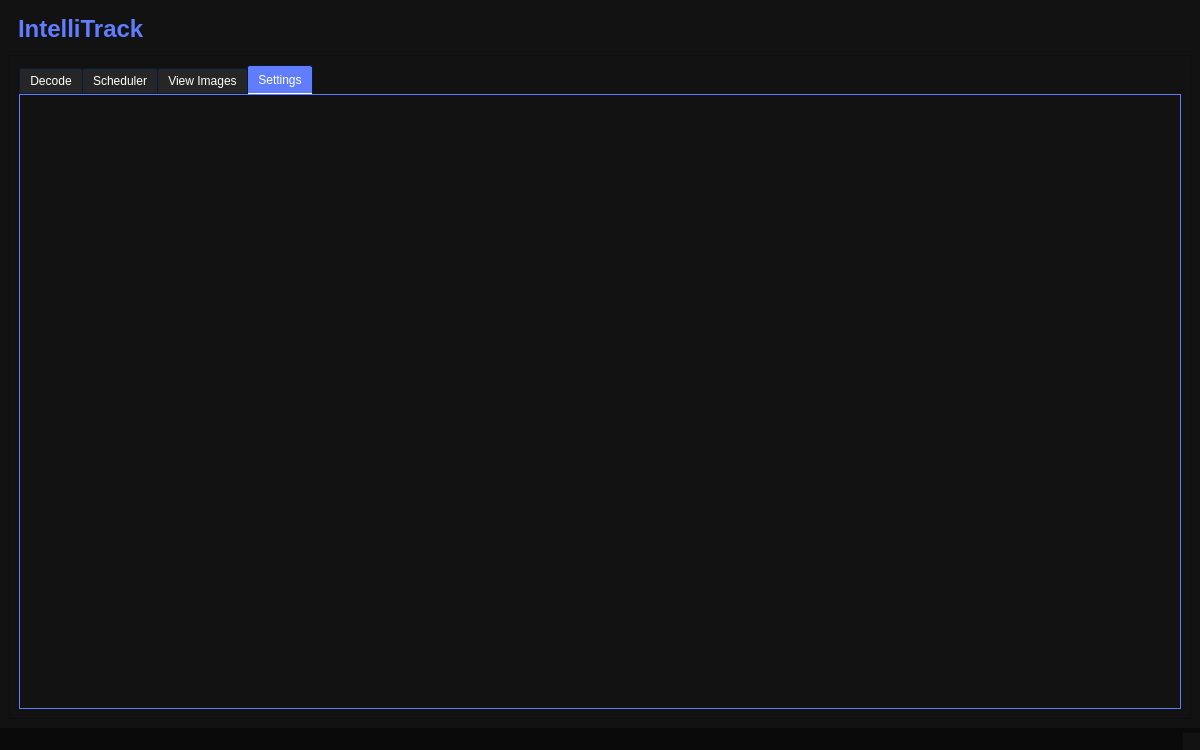
<?xml version="1.0" encoding="UTF-8"?>
<ui version="4.0">
 <class>MainWindow</class>
 <widget class="QMainWindow" name="MainWindow">
  <property name="geometry">
   <rect>
    <x>0</x>
    <y>0</y>
    <width>1200</width>
    <height>750</height>
   </rect>
  </property>
  <property name="minimumSize">
   <size>
    <width>1200</width>
    <height>750</height>
   </size>
  </property>
  <property name="windowTitle">
   <string>MainWindow</string>
  </property>
  <property name="styleSheet">
   <string notr="true">QWidget
{
	background-color: #121212;
	color: #ffffff;
	border-color: #051a39;

}

QWidget#internet_widget 
{
	background-color: #00ff00;
}

/*-----QLabel-----*/
QLabel
{
	background-color: transparent;
	color: #ffffff;

}

QLabel#application_title {
    font-size: 24px; /* Set the font size to 24 pixels */
    font-weight: bold; /* Make the font bold */
    color: #607cff; /* Set the text color to a dark shade of gray */
    padding: 3px; /* Add some padding around the text */
    background-color: #121212; /* Set the background color to white */
}
QLabel#internet_text{
	font-size: 12px;
	font-weight: bold;
	color: #000000;
}

QLabel::disabled
{
	background-color: transparent;
	color: #656565;

}


/*-----QMenuBar-----*/
QMenuBar
{
	background-color: #0a0a0a;
	color: #ffffff;
	border-color: #051a39;

}


QMenuBar::disabled
{
	background-color: #404040;
	color: #656565;
	border-color: #051a39;

}


QMenuBar::item
{
    background-color: transparent;

}


QMenuBar::item:selected
{
    background-color: #607cff;
    border: 1px solid #41cd52;

}


QMenuBar::item:pressed
{
    background-color: #4969ff;
    border: 1px solid #000;
    margin-bottom: -1px;
    padding-bottom: 1px;

}


/*-----QMenu-----*/
QMenu
{
    background-color: #121212;
    border: 1px solid;
    color: #ffffff;

}


QMenu::separator
{
    height: 1px;
    background-color: #6d8eff;
    color: #ffffff;
    padding-left: 4px;
    margin-left: 10px;
    margin-right: 5px;

}


QMenu::item
{
    min-width : 150px;
    padding: 3px 20px 3px 20px;

}


QMenu::item:selected
{
    background-color: #4969ff;
    color: #ffffff;

}


QMenu::item:disabled
{
    color: #262626;
}


/*-----QToolTip-----*/
QToolTip
{
	border : 1px solid #000000;
	background-color: #26264f;
	color: #ffffff;
	border-color: #051a39;

}


/*-----QPushButton-----*/
QPushButton
{
	background-color: #607cff;
	color: #ffffff;
	border-style: solid;
	border-width: 1px;
	border-radius: 3px;
	border-color: #051a39;
	padding: 5px;

}


QPushButton::disabled
{
	background-color: #404040;
	color: #656565;
	border-color: #051a39;

}


QPushButton::hover
{
	background-color: #8399ff;
	color: #ffffff;
	border-style: solid;
	border-width: 1px;
	border-radius: 3px;
	border-color: #051a39;
	padding: 5px;

}


QPushButton::pressed
{
	background-color: #4969ff;
	color: #ffffff;
	border-style: solid;
	border-width: 1px;
	border-radius: 3px;
	border-color: #051a39;
	padding: 5px;

}


/*-----QToolButton-----*/
QToolButton
{
	background-color: #607cff;
	color: #ffffff;
	border-width: 1px;
	border-radius: 3px;
	border-color: #051a39;
	padding: 3px;

}


QToolButton::disabled
{
	background-color: #404040;
	color: #656565;
	border-color: #051a39;

}


QToolButton::hover
{
	background-color: #8399ff;
	color: #ffffff;
	border-width: 1px;
	border-radius: 3px;
	border-color: #051a39;
	padding: 3px;

}


QToolButton::pressed
{
	background-color: #4969ff;
	color: #ffffff;
	border-width: 1px;
	border-radius: 3px;
	border-color: #051a39;
	padding: 3px;

}


/*-----QComboBox-----*/
QComboBox
{
    background-color: #607cff;
    border: 1px solid;
    border-radius: 3px;
    padding-left: 6px;
    color: #ffffff;
    height: 20px;

}


QComboBox::disabled
{
	background-color: #404040;
	color: #656565;
	border-color: #051a39;

}


QComboBox:hover
{
    background-color: #8399ff;

}


QComboBox:on
{
    background-color: #4969ff;

}


QComboBox QAbstractItemView
{
    background-color: #383838;
    color: #ffffff;
    border: 1px solid black;
    selection-background-color: #4969ff;
    selection-color: #ffffff;
    outline: 0;

}


QComboBox::drop-down
{
    subcontrol-origin: padding;
    subcontrol-position: top right;
    width: 15px;
    border-left-width: 0px;
    border-left-color: darkgray;
    border-left-style: solid; 
    border-top-right-radius: 3px; 
    border-bottom-right-radius: 3px;

}


QComboBox::down-arrow
{
    image: url(://arrow-down.png);
    width: 8px;
    height: 8px;
}


/*-----QSpinBox &amp; QDoubleSpinBox &amp; QDateTimeEdit-----*/
QSpinBox, 
QDoubleSpinBox,
QDateTimeEdit
{
	background-color: #525251;
	color: #ffffff;
	border: 1px solid #051a39;
	border-radius: 3px;
	padding : 2px;

}


QSpinBox::disabled, 
QDoubleSpinBox::disabled,
QDateTimeEdit::disabled
{
	background-color: #404040;
	color: #656565;
	border-color: #051a39;

}


QSpinBox:hover, 
QDoubleSpinBox::hover,
QDateTimeEdit::hover
{
    background-color: #626262;
    border: 1px solid #607cff;
    color:  #fff;
    padding: 2px

}


QSpinBox::up-button, QSpinBox::down-button,
QDoubleSpinBox::up-button, QDoubleSpinBox::down-button,
QDateTimeEdit::up-button, QDateTimeEdit::down-button
{
    background-color: #607cff;
	border-radius: 2px;

}


QSpinBox::disabled, 
QDoubleSpinBox::disabled,
QDateTimeEdit::disabled
{
	background-color: #404040;
	color: #656565;
	border-color: #051a39;

}


QSpinBox::up-button:hover, QSpinBox::down-button:hover,
QDoubleSpinBox::up-button:hover, QDoubleSpinBox::down-button:hover,
QDateTimeEdit::up-button:hover, QDateTimeEdit::down-button:hover
{
    background-color: #8399ff;
    border: 1px solid #8399ff;

}


QSpinBox::up-button:disabled, QSpinBox::down-button:disabled,
QDoubleSpinBox::up-button:disabled, QDoubleSpinBox::down-button:disabled,
QDateTimeEdit::up-button:disabled, QDateTimeEdit::down-button:disabled
{
	background-color: #404040;
	color: #656565;
	border-color: #051a39;

}


QSpinBox::up-button:pressed, QSpinBox::down-button:pressed,
QDoubleSpinBox::up-button:pressed, QDoubleSpinBox::down-button::pressed,
QDateTimeEdit::up-button:pressed, QDateTimeEdit::down-button::pressed
{
    background-color: #4969ff;
    border: 1px solid #4969ff;

}


QSpinBox::down-arrow,
QDoubleSpinBox::down-arrow,
QDateTimeEdit::down-arrow
{
    image: url(://arrow-down.png);
    width: 7px;

}


QSpinBox::up-arrow,
QDoubleSpinBox::up-arrow,
QDateTimeEdit::up-arrow
{
    image: url(://arrow-up.png);
    width: 7px;

}


/*-----QLineEdit-----*/
QLineEdit
{
	background-color: #525251;
	color: #ffffff;
	border-width: 1px;
	border-radius: 3px;
	border-color: #051a39;
	padding: 2px;

}


QLineEdit::disabled
{
	background-color: #404040;
	color: #656565;
	border-width: 1px;
	border-radius: 3px;
	border-color: #051a39;
	padding: 2px;

}


/*-----QTextEdit-----*/
QTextEdit
{
	background-color: #ffffff;
	color: #010201;
	border-color: #051a39;

}


QTextEdit::disabled
{
	background-color: #404040;
	color: #656565;
	border-color: #051a39;

}


/*-----QGroupBox-----*/
QGroupBox 
{
    border: 1px solid;
    border-color: #607cff;
    margin-top: 22px;

}


QGroupBox::title  
{
    background-color: #607cff;
    color: #ffffff;
    subcontrol-origin: margin;
    subcontrol-position: top left;
    padding: 5px;
	border-top-left-radius: 3px;
	border-top-right-radius: 3px;

}


QGroupBox::title::disabled
{
	background-color: #404040;
	color: #656565;
    subcontrol-origin: margin;
    subcontrol-position: top left;
    padding: 5px;
	border-top-left-radius: 3px;
	border-top-right-radius: 3px;

}


/*-----QCheckBox-----*/
QCheckBox::indicator
{
    color: #b1b1b1;
    background-color: #323232;
    border: 1px solid #b1b1b1;
    width: 12px;
    height: 12px;

}


QCheckBox::indicator:checked
{
    image:url(://checkbox.png);
    border: 1px solid #607cff;

}


QCheckBox::indicator:unchecked:hover
{
    border: 1px solid #607cff;

}


QCheckBox::disabled
{
	color: #656565;

}


QCheckBox::indicator:disabled
{
	background-color: #656565;
	color: #656565;
    border: 1px solid #656565;

}


/*-----QRadioButton-----*/
QRadioButton::indicator::unchecked
{ 
	border: 2px inset gray; 
	border-radius: 5px; 
	background-color:  #fff;
	width: 9px; 
	height: 9px; 

}


QRadioButton::indicator::unchecked:hover
{ 
	border: 2px solid #607cff; 
	border-radius: 5px; 
	background-color:  #fff;
	width: 9px; 
	height: 9px; 

}


QRadioButton::indicator::checked
{ 
	border: 2px inset darkgray; 
	border-radius: 5px; 
	background-color: #4969ff; 
	width: 9px; 
	height: 9px; 

}


QRadioButton::disabled
{
	color: #656565;

}


QRadioButton::indicator:disabled
{
	background-color: #656565;
	color: #656565;
    border: 2px solid #656565;

}


/*-----QTableView &amp; QTableWidget-----*/
QTableView
{
    background-color: #242526;
    border: 1px solid #32414B;
    color: #f0f0f0;
    gridline-color: #8faaff;
    outline : 0;

}


QTableView::disabled
{
    background-color: #242526;
    border: 1px solid #32414B;
    color: #656565;
    gridline-color: #656565;
    outline : 0;

}


QTableView::item:hover 
{
    background-color: #26264f;
    color: #f0f0f0;

}


QTableView::item:selected 
{
    background-color: #1a1b1c;
    border: 2px solid #4969ff;
    color: #F0F0F0;

}


QTableView::item:selected:disabled
{
    background-color: #1a1b1c;
    border: 2px solid #525251;
    color: #656565;

}


QTableCornerButton::section
{
    background-color: #505050;
    color: #fff;

}


QHeaderView::section
{
    background-color: #525251;
    color: #fff;
    text-align: left;
	padding: 4px;
	
}


QHeaderView::section:disabled
{
    background-color: #525251;
    color: #656565;

}


QHeaderView::section:checked
{
    color: #fff;
    background-color: #4969ff;

}


QHeaderView::section:checked:disabled
{
    color: #656565;
    background-color: #525251;

}


QHeaderView::section::vertical::first,
QHeaderView::section::vertical::only-one
{
    border-top: 1px solid #353635;

}


QHeaderView::section::vertical
{
    border-top: 1px solid #353635;

}


QHeaderView::section::horizontal::first,
QHeaderView::section::horizontal::only-one
{
    border-left: 1px solid #353635;

}


QHeaderView::section::horizontal
{
    border-left: 1px solid #353635;

}


/*-----QTabWidget-----*/
QTabBar::tab
{
	background-color: #262626;
	color: #ffffff;
	border-style: solid;
	border-width: 1px;
	border-top-left-radius: 3px;
	border-top-right-radius: 3px;
	border-color: #051a39;
	padding: 5px;

}


QTabBar::tab:disabled
{
	background-color: #656565;
	color: #656565;

}


QTabWidget::pane 
{
	background-color: #262626;
	color: #ffffff;
    border: 1px solid;
    border-color: #607cff;

}


QTabBar::tab:selected
{
    background-color: #607cff;
	color: #ffffff;
	border-style: solid;
	border-width: 1px;
	border-top-left-radius: 3px;
	border-top-right-radius: 3px;
	border-color: #051a39;
	padding: 5px;

}


QTabBar::tab:selected:disabled
{
	background-color: #404040;
	color: #656565;

}


QTabBar::tab:!selected 
{
    background-color: #262626;

}


QTabBar::tab:!selected:hover 
{
    background-color: #8399ff;

}


QTabBar::tab:top:!selected 
{
    margin-top: 3px;

}


QTabBar::tab:bottom:!selected 
{
    margin-bottom: 3px;

}


QTabBar::tab:top, QTabBar::tab:bottom 
{
    min-width: 8ex;
    margin-right: -1px;
    padding: 5px 10px 5px 10px;

}


QTabBar::tab:top:selected 
{
    border-bottom-color: none;

}


QTabBar::tab:bottom:selected 
{
    border-top-color: none;

}


QTabBar::tab:top:last, QTabBar::tab:bottom:last,
QTabBar::tab:top:only-one, QTabBar::tab:bottom:only-one 
{
    margin-right: 0;

}


QTabBar::tab:left:!selected 
{
    margin-right: 3px;

}


QTabBar::tab:right:!selected
{
    margin-left: 3px;

}


QTabBar::tab:left, QTabBar::tab:right 
{
    min-height: 8ex;
    margin-bottom: -1px;
    padding: 10px 5px 10px 5px;

}


QTabBar::tab:left:selected 
{
    border-left-color: none;

}


QTabBar::tab:right:selected 
{
    border-right-color: none;

}


QTabBar::tab:left:last, QTabBar::tab:right:last,
QTabBar::tab:left:only-one, QTabBar::tab:right:only-one 
{
    margin-bottom: 0;

}


/*-----QSlider-----*/
QSlider::groove:horizontal 
{
	background-color: transparent;
	height: 5px;

}


QSlider::sub-page:horizontal 
{
	background-color: #607cff;

}


QSlider::add-page:horizontal 
{
	background-color: #666765;

}


QSlider::handle:horizontal 
{
	background-color: #607cff;
	width: 14px;
	margin-top: -6px;
	margin-bottom: -6px;
	border-radius: 3px;

}


QSlider::handle:horizontal:hover 
{
	background-color: #607cff;
	border-radius: 3px;

}


QSlider::sub-page:horizontal:disabled 
{
	background-color: #bbb;
	border-color: #999;

}


QSlider::add-page:horizontal:disabled 
{
	background-color: #eee;
	border-color: #999;

}


QSlider::handle:horizontal:disabled 
{
	background-color: #eee;
	border: 1px solid #aaa;
	border-radius: 3px;

}


QSlider::groove:vertical 
{
	background-color: transparent;
	width: 5px;

}


QSlider::sub-page:vertical 
{
	background-color: #607cff;

}


QSlider::add-page:vertical 
{
	background-color: #666765;

}


QSlider::handle:vertical 
{
	background-color: #607cff;
	height: 14px;
	margin-left: -6px;
	margin-right: -6px;
	border-radius: 3px;

}


QSlider::handle:vertical:hover 
{
	background-color: #607cff;
	border-radius: 3px;

}


QSlider::sub-page:vertical:disabled 
{
	background-color: #bbb;
	border-color: #999;

}


QSlider::add-page:vertical:disabled 
{
	background-color: #eee;
	border-color: #999;

}


QSlider::handle:vertical:disabled 
{
	background-color: #eee;
	border: 1px solid #aaa;
	border-radius: 3px;

}


/*-----QDial-----*/
QDial
{
	background-color: #607cff;

}


QDial::disabled
{
	background-color: #404040;

}


/*-----QScrollBar-----*/
QScrollBar:horizontal
{
    border: 1px solid #222222;
    background-color: #3d3d3d;
    height: 13px;
    margin: 0px 16px 0 16px;

}


QScrollBar::handle:horizontal
{
    background: #607cff;
    min-height: 20px;

}


QScrollBar::add-line:horizontal
{
    border: 1px solid #1b1b19;
    background-color: #607cff;
    width: 14px;
    subcontrol-position: right;
    subcontrol-origin: margin;

}


QScrollBar::sub-line:horizontal
{
    border: 1px solid #1b1b19;
    background-color: #607cff;
    width: 14px;
    subcontrol-position: left;
    subcontrol-origin: margin;

}


QScrollBar::right-arrow:horizontal
{
    image: url(://arrow-right.png);
    width: 6px;
    height: 6px;

}


QScrollBar::left-arrow:horizontal
{
    image: url(://arrow-left.png);
    width: 6px;
    height: 6px;

}


QScrollBar::add-page:horizontal, QScrollBar::sub-page:horizontal
{
    background: none;

}


QScrollBar:vertical
{
    background-color: #3d3d3d;
    width: 13px;
    margin: 16px 0 16px 0;
    border: 1px solid #222222;

}


QScrollBar::handle:vertical
{
    background-color: #607cff;
    min-height: 20px;

}


QScrollBar::add-line:vertical
{
    border: 1px solid #1b1b19;
    background-color: #607cff;
    height: 14px;
    subcontrol-position: bottom;
    subcontrol-origin: margin;

}


QScrollBar::sub-line:vertical
{
    border: 1px solid #1b1b19;
    background-color: #607cff;
    height: 14px;
    subcontrol-position: top;
    subcontrol-origin: margin;

}


QScrollBar::up-arrow:vertical
{
    image: url(://arrow-up.png);
    width: 6px;
    height: 6px;

}


QScrollBar::down-arrow:vertical
{
    image: url(://arrow-down.png);
    width: 6px;
    height: 6px;

}


QScrollBar::add-page:vertical, QScrollBar::sub-page:vertical
{
    background: none;

}


/*-----QProgressBar-----*/
QProgressBar
{
	background-color: #383838;
	color: #ffffff;
	border: 1px solid #607cff;
	border-radius: 3px;
	text-align: center;

}


QProgressBar::chunk {
	background-color: #607cff;
	color: #fff;

}


QProgressBar::chunk:disabled {
	background-color: #656565;
	border: 1px solid #aaa;
	color: #656565;
}


/*-----QStatusBar-----*/
QStatusBar
{
	background-color: #0a0a0a;
	color: #ffffff;
	border-color: #051a39;

}</string>
  </property>
  <widget class="QWidget" name="centralwidget">
   <layout class="QVBoxLayout" name="verticalLayout_2">
    <item>
     <widget class="QLabel" name="application_title">
      <property name="minimumSize">
       <size>
        <width>600</width>
        <height>40</height>
       </size>
      </property>
      <property name="text">
       <string>IntelliTrack</string>
      </property>
     </widget>
    </item>
    <item>
     <layout class="QVBoxLayout" name="verticalLayout">
      <item>
       <widget class="QFrame" name="application_header">
        <property name="minimumSize">
         <size>
          <width>800</width>
          <height>60</height>
         </size>
        </property>
        <property name="frameShape">
         <enum>QFrame::StyledPanel</enum>
        </property>
        <property name="frameShadow">
         <enum>QFrame::Raised</enum>
        </property>
        <layout class="QHBoxLayout" name="horizontalLayout_2">
         <item>
          <widget class="QTabWidget" name="tabWidget">
           <property name="enabled">
            <bool>true</bool>
           </property>
           <property name="minimumSize">
            <size>
             <width>800</width>
             <height>60</height>
            </size>
           </property>
           <property name="currentIndex">
            <number>3</number>
           </property>
           <widget class="QWidget" name="decode_page">
            <attribute name="title">
             <string>Decode</string>
            </attribute>
           </widget>
           <widget class="QWidget" name="location_page">
            <attribute name="title">
             <string>Scheduler</string>
            </attribute>
           </widget>
           <widget class="QWidget" name="automation_page">
            <attribute name="title">
             <string>View Images</string>
            </attribute>
           </widget>
           <widget class="QWidget" name="settings_page">
            <attribute name="title">
             <string>Settings</string>
            </attribute>
           </widget>
          </widget>
         </item>
        </layout>
       </widget>
      </item>
     </layout>
    </item>
   </layout>
  </widget>
  <widget class="QMenuBar" name="menubar">
   <property name="geometry">
    <rect>
     <x>0</x>
     <y>0</y>
     <width>1200</width>
     <height>22</height>
    </rect>
   </property>
  </widget>
  <widget class="QStatusBar" name="statusbar"/>
 </widget>
 <resources/>
 <connections/>
</ui>
